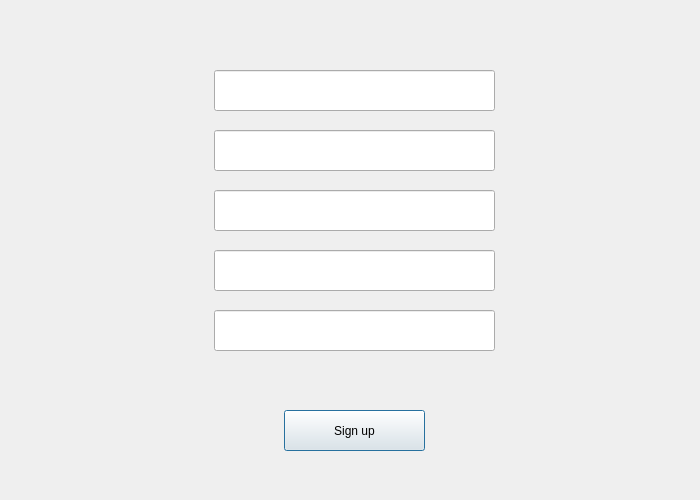
<?xml version="1.0" encoding="UTF-8"?>
<ui version="4.0">
 <class>registration</class>
 <widget class="QDialog" name="registration">
  <property name="geometry">
   <rect>
    <x>0</x>
    <y>0</y>
    <width>700</width>
    <height>500</height>
   </rect>
  </property>
  <property name="windowTitle">
   <string>Dialog</string>
  </property>
  <widget class="QLineEdit" name="lineEdit">
   <property name="geometry">
    <rect>
     <x>214</x>
     <y>70</y>
     <width>281</width>
     <height>41</height>
    </rect>
   </property>
  </widget>
  <widget class="QLineEdit" name="lineEdit_2">
   <property name="geometry">
    <rect>
     <x>214</x>
     <y>130</y>
     <width>281</width>
     <height>41</height>
    </rect>
   </property>
  </widget>
  <widget class="QLineEdit" name="lineEdit_3">
   <property name="geometry">
    <rect>
     <x>214</x>
     <y>190</y>
     <width>281</width>
     <height>41</height>
    </rect>
   </property>
  </widget>
  <widget class="QLineEdit" name="lineEdit_4">
   <property name="geometry">
    <rect>
     <x>214</x>
     <y>250</y>
     <width>281</width>
     <height>41</height>
    </rect>
   </property>
  </widget>
  <widget class="QLineEdit" name="lineEdit_5">
   <property name="geometry">
    <rect>
     <x>214</x>
     <y>310</y>
     <width>281</width>
     <height>41</height>
    </rect>
   </property>
  </widget>
  <widget class="QPushButton" name="pushButton">
   <property name="geometry">
    <rect>
     <x>284</x>
     <y>410</y>
     <width>141</width>
     <height>41</height>
    </rect>
   </property>
   <property name="text">
    <string>Sign up</string>
   </property>
  </widget>
  <widget class="QLabel" name="label">
   <property name="geometry">
    <rect>
     <x>250</x>
     <y>370</y>
     <width>221</width>
     <height>20</height>
    </rect>
   </property>
   <property name="text">
    <string/>
   </property>
  </widget>
 </widget>
 <resources/>
 <connections/>
</ui>
